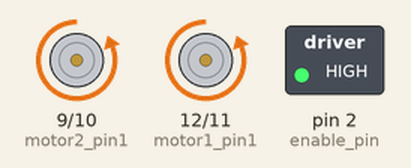
Simulated run of this sketch. Board: Arduino Uno, built with avr-gcc and run on an emulated ATmega328P. On the bench: motor-driver pin pairs drawn as motors (green arrow = first pin HIGH = forward, orange = second pin HIGH = backward, longer = more drive), switched loads named in the sketch (green lamp = pin HIGH).

Above: at 0.5 s.
At 2.5 s:
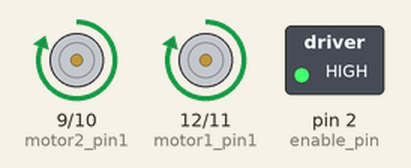
At 3.5 s:
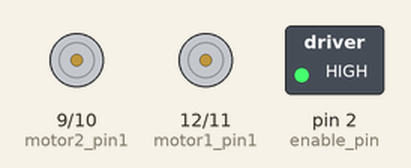
Timing chart, 0 to 4.6 s (numbered marks = the images above):
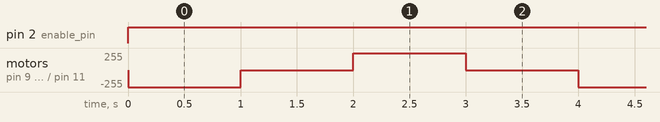

Measured:
- by itself, pin 2 (enable_pin): LOW → HIGH at 0.00 s
- by itself, motor on pin 9 (motor2_pin1) / pin 10 (motor2_pin2), motor on pin 12 (motor1_pin1) / pin 11 (motor1_pin2): repeats every 4.0 s: stopped 1.0 s, forward 255/255 1.0 s, stopped 1.0 s, backward 255/255 1.0 s

The sketch:

motorController.ino
```cpp
#define TIME_DELAY 1000
int motor1_pin1 = 12;
int motor1_pin2 = 11;

int motor2_pin1 = 9;
int motor2_pin2 = 10;

int enable_pin = 2;
// this pin MUST be a pin that supports PWM.

void setup() {
//  Serial.begin(115200);
  pinMode(motor1_pin1, OUTPUT);
  pinMode(motor1_pin2, OUTPUT);

  pinMode(motor2_pin1, OUTPUT);
  pinMode(motor2_pin2, OUTPUT);

  pinMode(enable_pin, OUTPUT);
}

void moveAntiClockWise(){
  digitalWrite(motor1_pin1, LOW);
  digitalWrite(motor1_pin2, HIGH);
  digitalWrite(motor2_pin1, LOW);
  digitalWrite(motor2_pin2, HIGH);
}

void moveClockWise(){
  digitalWrite(motor1_pin1, HIGH);
  digitalWrite(motor1_pin2, LOW);
  digitalWrite(motor2_pin1, HIGH);
  digitalWrite(motor2_pin2, LOW);
}

void stopMotors(){
  digitalWrite(motor1_pin1, LOW);
  digitalWrite(motor1_pin2, LOW);
  digitalWrite(motor2_pin1, LOW);
  digitalWrite(motor2_pin2, LOW);
}

// has to be between 0-255
void setSpeed(int speed){
  analogWrite(enable_pin, speed);
}

void loop() {
  /*
  if(Serial.available() > 0){
    char readVar = Serial.read();
    Serial.println(readVar);
    if(readVar == 'k'){
      stoptMotors();
    } else if(readVar == 'l'){
      moveClockWise();
    } else if(readVar == 'j'){
      moveAntiClockWise();
    }
  }
  */
  setSpeed(250);
  moveAntiClockWise();
  delay(TIME_DELAY);
  stopMotors();
  delay(TIME_DELAY);
  setSpeed(150);
  moveClockWise();
  delay(TIME_DELAY);
  stopMotors();
  delay(TIME_DELAY);
}
```
